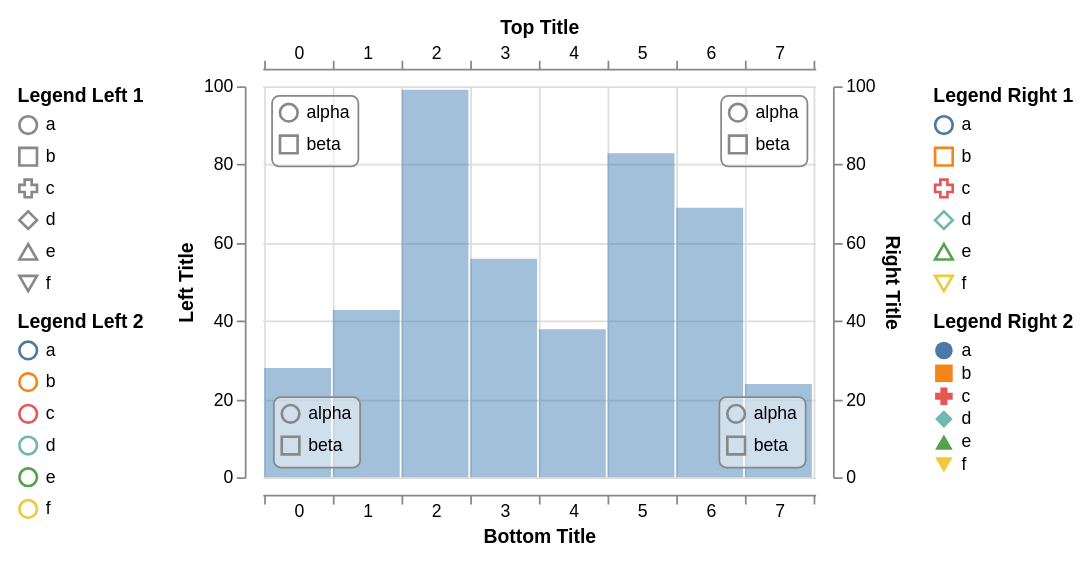

Describe this chart as a Vega-Lite specification.
### Vega specification from a JSON file in a GitHub repository (floating-point values rounded to 4 significant figures)
{"$schema": "https://vega.github.io/schema/vega/v3.json", "width": 600, "height": 300, "padding": 10, "autosize": "fit", "config": {"axisBand": {"bandPosition": 1, "labelPadding": -1, "tickExtra": true, "tickOffset": 0}}, "signals": [{"name": "active", "value": null, "on": [{"events": {"marktype": "rect", "type": "mouseover"}, "update": "datum"}, {"events": {"marktype": "rect", "type": "mouseout"}, "update": "null"}]}], "data": [{"name": "values", "values": [{"x": 0, "y": 28}, {"x": 1, "y": 43}, {"x": 2, "y": 99}, {"x": 3, "y": 56}, {"x": 4, "y": 38}, {"x": 5, "y": 83}, {"x": 6, "y": 69}, {"x": 7, "y": 24}]}], "scales": [{"name": "xscale", "type": "band", "range": [0, {"signal": "width"}], "round": true, "domain": {"data": "values", "field": "x"}}, {"name": "yscale", "type": "linear", "range": [{"signal": "height"}, 0], "round": true, "domain": {"data": "values", "field": "y"}, "zero": true, "nice": true}, {"name": "shapeScale", "type": "ordinal", "domain": ["a", "b", "c", "d", "e", "f"], "range": ["circle", "square", "cross", "diamond", "triangle-up", "triangle-down"]}, {"name": "colorScale", "type": "ordinal", "domain": ["a", "b", "c", "d", "e", "f"], "range": "category"}, {"name": "innerScale", "type": "ordinal", "domain": ["alpha", "beta"], "range": ["circle", "square"]}], "axes": [{"scale": "yscale", "orient": "left", "tickCount": 5, "grid": false, "domain": true, "title": "Left Title", "offset": 10}, {"scale": "yscale", "orient": "right", "tickCount": 5, "grid": true, "domain": true, "title": "Right Title", "offset": 10}, {"scale": "xscale", "orient": "top", "grid": false, "domain": true, "title": "Top Title", "offset": 10}, {"scale": "xscale", "orient": "bottom", "grid": true, "domain": true, "title": "Bottom Title", "offset": 10}], "legends": [{"shape": "shapeScale", "stroke": "colorScale", "title": "Legend Right 1"}, {"shape": "shapeScale", "fill": "colorScale", "orient": "right", "title": "Legend Right 2"}, {"shape": "shapeScale", "orient": "left", "title": "Legend Left 1"}, {"stroke": "colorScale", "orient": "left", "title": "Legend Left 2"}, {"shape": "innerScale", "orient": "top-left", "offset": 5, "padding": 4, "encode": {"legend": {"enter": {"fill": {"value": "#fff"}, "fillOpacity": {"value": 0.5}, "stroke": {"value": "#888"}, "cornerRadius": {"value": 4}}}}}, {"shape": "innerScale", "orient": "top-right", "offset": 5, "padding": 4, "encode": {"legend": {"enter": {"fill": {"value": "#fff"}, "fillOpacity": {"value": 0.5}, "stroke": {"value": "#888"}, "cornerRadius": {"value": 4}}}}}, {"shape": "innerScale", "orient": "bottom-left", "offset": 6, "padding": 4, "encode": {"legend": {"enter": {"fill": {"value": "#fff"}, "fillOpacity": {"value": 0.5}, "stroke": {"value": "#888"}, "cornerRadius": {"value": 4}}}}}, {"shape": "innerScale", "orient": "bottom-right", "offset": 6, "padding": 4, "encode": {"legend": {"interactive": true, "enter": {"fill": {"value": "#fff"}, "fillOpacity": {"value": 0.5}, "stroke": {"value": "#888"}, "cornerRadius": {"value": 4}}, "update": {"stroke": {"value": "#888"}}, "hover": {"stroke": {"value": "#f8f"}}}}}], "marks": [{"type": "rect", "from": {"data": "values"}, "encode": {"update": {"x": {"scale": "xscale", "field": "x"}, "width": {"scale": "xscale", "band": 1, "offset": -1}, "y": {"scale": "yscale", "field": "y"}, "y2": {"scale": "yscale", "value": 0}, "fill": {"value": "steelblue"}, "fillOpacity": {"value": 0.5}, "stroke": {"color": {"l": {"value": 50}, "a": {"value": 100}, "b": {"value": -20}}}, "strokeWidth": [{"test": "datum===active", "value": 5}, {"value": 0}]}}}]}
